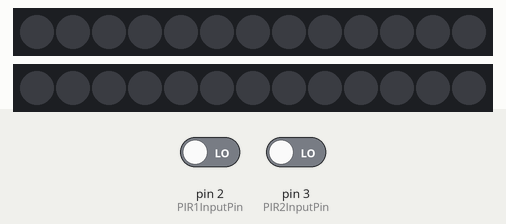
Recording of a sketch running on a simulated Arduino Uno, built with avr-gcc and run on an emulated ATmega328P. Shown: 2 × 13 RGB LEDs in strip order, left to right. Inputs (shaded band) come from the test bench; at power-on: pin 2 (PIR1InputPin) LOW, pin 3 (PIR2InputPin) LOW. Dim RGB values are drawn brighter than linear.

Above: at 4.5 s.
4.6 s: pin 2 (PIR1InputPin) driven HIGH
At 4.75 s:
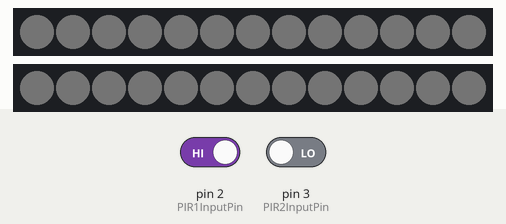

The sketch:

arduinoStairs.ino
```cpp
//ArduinoStairs
//
//Written by: kireol
//Date:October 1, 2014
//
//Uses an Arduino, 2 PIR sensors and set of LED lights.
//This code was written using WS2811 strand of 13 X 2 LED lights
//
//Uses FastLED library to talk to LEDS.
//https://github.com/FastLED/FastLED
#include "FastLED.h"

int PIR1InputPin = 2;
int PIR2InputPin = 3;
#define DATA_PIN 4
#define DATA_PIN2 5
#define TOTAL_LEDS 13

static const uint32_t onColor = CRGB::AliceBlue;
#define COLORCHASESPEED 1
#define PULSEDELAY 1
#define FADEONSPEED 100
#define NUMBER_OF_TIMES_TO_CYCLE_PULSE 60
//#define CLOCK_PIN 8 //green
#define POTENTIOMETER_PIN A0;

#define MAX_BRIGHTNESS 255
#define NO_DELAY 0
#define GOING_UP 1
#define GOING_DOWN 2
#define NOT_GOING_UP_OR_DOWN 0
CRGB leds[TOTAL_LEDS];
int alarmValueTop = LOW;
int alarmValueBottom = LOW;

void setLedWithFadedBrightness(const uint32_t &color, int currentStep, int thisLed, int ledToChange);

void setFadingColorsForStrip(const uint32_t &color, const boolean &forward, int currentStep);

void setup() {
    Serial.begin(9600);
    pinMode(PIR1InputPin, INPUT);
    pinMode(PIR2InputPin, INPUT);

    addFastLEDs();
    FastLED.clear();
    colorChase(CRGB::Black, CRGB::Black, NO_DELAY, true);
}

void loop() {
    checkPIR();
}

void addFastLEDs() {
    // Uncomment one of the following lines for your leds arrangement.
    // FastLED.addLeds<TM1803, DATA_PIN, RGB>(leds, TOTAL_LEDS);
    // FastLED.addLeds<TM1804, DATA_PIN, RGB>(leds, TOTAL_LEDS);
    // FastLED.addLeds<TM1809, DATA_PIN, RGB>(leds, TOTAL_LEDS);
    FastLED.addLeds<WS2811, DATA_PIN, RGB>(leds, TOTAL_LEDS);
    FastLED.addLeds<WS2811, DATA_PIN2, RGB>(leds, TOTAL_LEDS);
    // FastLED.addLeds<WS2812, DATA_PIN, RGB>(leds, TOTAL_LEDS);
    // FastLED.addLeds<WS2812B, DATA_PIN, RGB>(leds, TOTAL_LEDS);
    // FastLED.addLeds<UCS1903, DATA_PIN, RGB>(leds, TOTAL_LEDS);
    // FastLED.addLeds<WS2801, RGB>(leds, TOTAL_LEDS);
    // FastLED.addLeds<SM16716, RGB>(leds, TOTAL_LEDS);
    // FastLED.addLeds<LPD8806, RGB>(leds, TOTAL_LEDS);
    //FastLED.addLeds<WS2801, DATA_PIN, CLOCK_PIN, RGB>(leds, TOTAL_LEDS);
    // FastLED.addLeds<SM16716, DATA_PIN, CLOCK_PIN, RGB>(leds, TOTAL_LEDS);
    // FastLED.addLeds<LPD8806, DATA_PIN, CLOCK_PIN, RGB>(leds, TOTAL_LEDS);
}

void checkPIR() {
    int goingDownOrUp = NOT_GOING_UP_OR_DOWN;

    alarmValueTop = digitalRead(PIR1InputPin);
    alarmValueBottom = digitalRead(PIR2InputPin);

    if (alarmValueTop == HIGH && goingDownOrUp != GOING_DOWN) {
        goingDownOrUp = GOING_UP;
        runCycle(onColor, true);
    }
    else if (alarmValueBottom == HIGH && goingDownOrUp != GOING_UP) {
        goingDownOrUp = GOING_DOWN;
        runCycle(onColor, false);
    }
    else {
        goingDownOrUp = NOT_GOING_UP_OR_DOWN;
    }
}

void runCycle(uint32_t onColor, boolean isGoingUp) {
    FastLED.clear();
    FastLED.setBrightness(MAX_BRIGHTNESS);

    //turn strip on fading leds further away from the PIR
    fadeAllOn(onColor, isGoingUp);

    //chase with black to give chase pulse effect
    for (int i = 0; i < NUMBER_OF_TIMES_TO_CYCLE_PULSE; i++) {
        colorChase(onColor, onColor, COLORCHASESPEED, isGoingUp);
    }

    //turn strip off
    colorChase(CRGB::Black, CRGB::Black, COLORCHASESPEED, !isGoingUp);
}

void colorChase(uint32_t onColor, uint32_t offColor, uint8_t wait, boolean isGoingUp) {
    int stepBy = 5;

    if (isGoingUp) {
        for (int ledNumber = 0; ledNumber < TOTAL_LEDS; ledNumber += 1) {
            for (int faderAmount = MAX_BRIGHTNESS; faderAmount >= 0; faderAmount -= stepBy) {
                showGroup(ledNumber, onColor, faderAmount);
            }
            for (int faderAmount = 0; faderAmount <= MAX_BRIGHTNESS; faderAmount += stepBy) {
                showGroup(ledNumber, onColor, faderAmount);
            }
        }
    } else {
        for (int ledNumber = TOTAL_LEDS; ledNumber >= 0; ledNumber -= 1) {
            for (int faderAmount = MAX_BRIGHTNESS; faderAmount >= 0; faderAmount -= stepBy) {
                showGroup(ledNumber, onColor, faderAmount);
            }
            for (int faderAmount = 0; faderAmount <= MAX_BRIGHTNESS; faderAmount += stepBy) {
                showGroup(ledNumber, onColor, faderAmount);
            }
        }
    }
}

void fadeAllOn(uint32_t color, boolean forward) {
    int thisLedBrightness;

    int maxStep = 256;

    for (int currentStep = 0; currentStep < maxStep; currentStep++) {
        setFadingColorsForStrip(color, forward, currentStep);
        FastLED.show();
        delay(FADEONSPEED);
    }
}

void setFadingColorsForStrip(const uint32_t &color, const boolean &forward, int currentStep) {
    for (int thisLed = 0; thisLed < TOTAL_LEDS; thisLed++) {
        int ledToChange = thisLed;
        if (!forward) {
            ledToChange = TOTAL_LEDS - 1 - thisLed;
        }
        setLedWithFadedBrightness(color, currentStep, thisLed, ledToChange);
    }
}

void setLedWithFadedBrightness(const uint32_t &color, int currentStep, int thisLed, int ledToChange) {
    leds[ledToChange] = color;
    int brightnessToUse = currentStep - (thisLed / TOTAL_LEDS) * currentStep;
    if (brightnessToUse < 0) {
        brightnessToUse = 0;
    }
    else if (brightnessToUse > MAX_BRIGHTNESS) {
        brightnessToUse = MAX_BRIGHTNESS;
    }
    leds[ledToChange] %= brightnessToUse;
}

void showGroup(int ledNumber, uint32_t color, int faderPercent) {
    leds[ledNumber] = color;
    leds[ledNumber] %= faderPercent;
    FastLED.show();
    delay(PULSEDELAY);
}
```

Measured:
- after the input at 4.6 s, the LEDs: change after 0.10 s (image 1)
